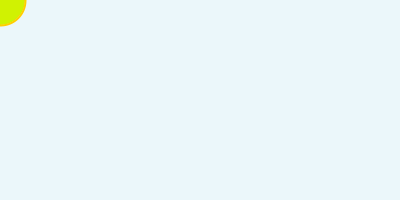
Frame 1 (no input)
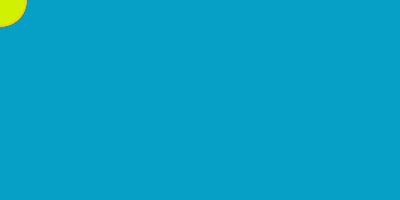
Frame 60 (the mouse pressed at the canvas centre just before this capture)
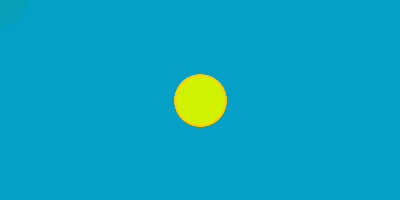
Frame 120 (the mouse held since frame 60 and released just before this capture)

The Processing sketch that drew these frames (run headless with seeded random() and noise(); from frame 60 on, the mouse is pressed at the canvas centre):

// Processing sketch: processing_175463
// ── processing_175463.pde

//Einfuehrung in Processing
// 2-4 Aushauchen von Spuren
 
void setup (){
  size (400, 200);
  background(255,255,255);
}
  
 
 
void draw (){
  // Zeichnen eines leicht durchsichtigen Hintergrunds
  fill (0,155,188, 20); // die vierte komponente gibt die deckkraft der farbe (max. 255) an
  noStroke();
  rect (0, 0, width, height);
  
  // Zeichnen der Kreise
  stroke (255,206,0);
  strokeWeight (2);
  fill (208,242,2);
  ellipse (mouseX, mouseY, 50, 50);
}
